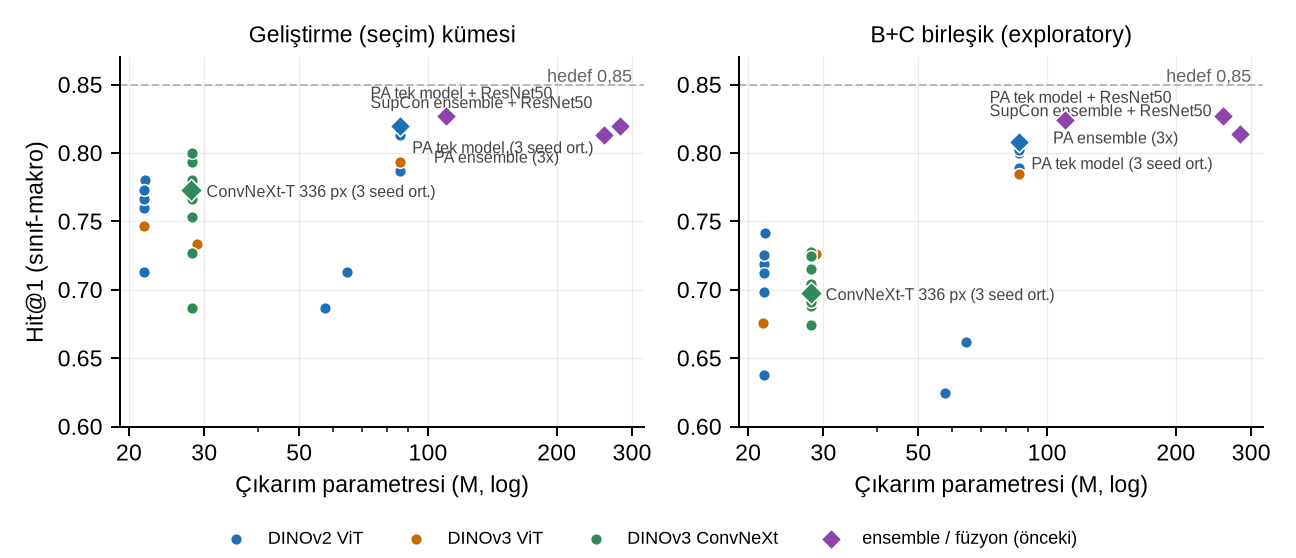
#> input picture report/figs/P1_params_vs_hit1.png, 1296 x 558 px
$ python -i hand_images.py   (imports and definitions only)   (older library calls are emulated)
#> lines starting #> are read from the running program, lines starting #| are printed output that depends on the picture
"""Hand-crafted feature MAPS rendered as 3-channel images, to be fed to the frozen ResNet50 (EXTENSION track)."""
from __future__ import annotations

import cv2
import numpy as np
from skimage.feature import local_binary_pattern


def _norm(a):
    lo, hi = np.percentile(a, 1), np.percentile(a, 99)
    return np.clip((a - lo) / max(hi - lo, 1e-6), 0, 1)


def _u8(ch):
    return (np.stack(ch, -1) * 255).astype(np.uint8)


def v_lbp(rgb):
    g = cv2.cvtColor(rgb, cv2.COLOR_RGB2GRAY)
    return _u8([local_binary_pattern(g, 8, 1, "uniform") / 9.0, local_binary_pattern(g, 16, 2, "uniform") / 17.0, g / 255.0])


def v_gabor(rgb):
    g = cv2.cvtColor(rgb, cv2.COLOR_RGB2GRAY).astype(np.float32) / 255
    ch = [_norm(np.abs(cv2.filter2D(g, -1, cv2.getGaborKernel((21, 21), 4.0, t, 8.0, 0.5)))) for t in (0, np.pi / 3, 2 * np.pi / 3)]
    return _u8(ch)


def v_lab(rgb):
    return cv2.cvtColor(rgb, cv2.COLOR_RGB2LAB)


def v_hsv(rgb):
    return cv2.cvtColor(rgb, cv2.COLOR_RGB2HSV)


def v_grad(rgb):
    g = cv2.cvtColor(rgb, cv2.COLOR_RGB2GRAY).astype(np.float32)
    mag = np.hypot(cv2.Sobel(g, cv2.CV_32F, 1, 0), cv2.Sobel(g, cv2.CV_32F, 0, 1))
    return _u8([_norm(mag), _norm(np.abs(cv2.Laplacian(g, cv2.CV_32F))), g / 255.0])


def v_veg(rgb):
    f = rgb.astype(np.float32) + 1e-3
    s = f.sum(2)
    r, g, b = f[..., 0] / s, f[..., 1] / s, f[..., 2] / s
    return _u8([_norm(2 * g - r - b), _norm(1.4 * r - g), _norm((g - b) / (g + b + 1e-6))])


def v_clahe(rgb):
    lab = cv2.cvtColor(rgb, cv2.COLOR_RGB2LAB)
    lab[..., 0] = cv2.createCLAHE(clipLimit=3.0, tileGridSize=(8, 8)).apply(lab[..., 0])
    return cv2.cvtColor(lab, cv2.COLOR_LAB2RGB)


VARIANTS = {"lbp": v_lbp, "gabor": v_gabor, "lab": v_lab, "hsv": v_hsv, "grad": v_grad, "veg": v_veg, "clahe": v_clahe}

>>> import cv2
>>> picture = cv2.cvtColor(cv2.imread('../../report/figs/P1_params_vs_hit1.png'), cv2.COLOR_BGR2RGB)
>>> result = v_grad(picture)
#> in v_grad, `mag = np.hypot(cv2.Sobel(g, cv2.CV_32F, 1, 0), cv2.Sobel(g, cv2.CV_32F..`:
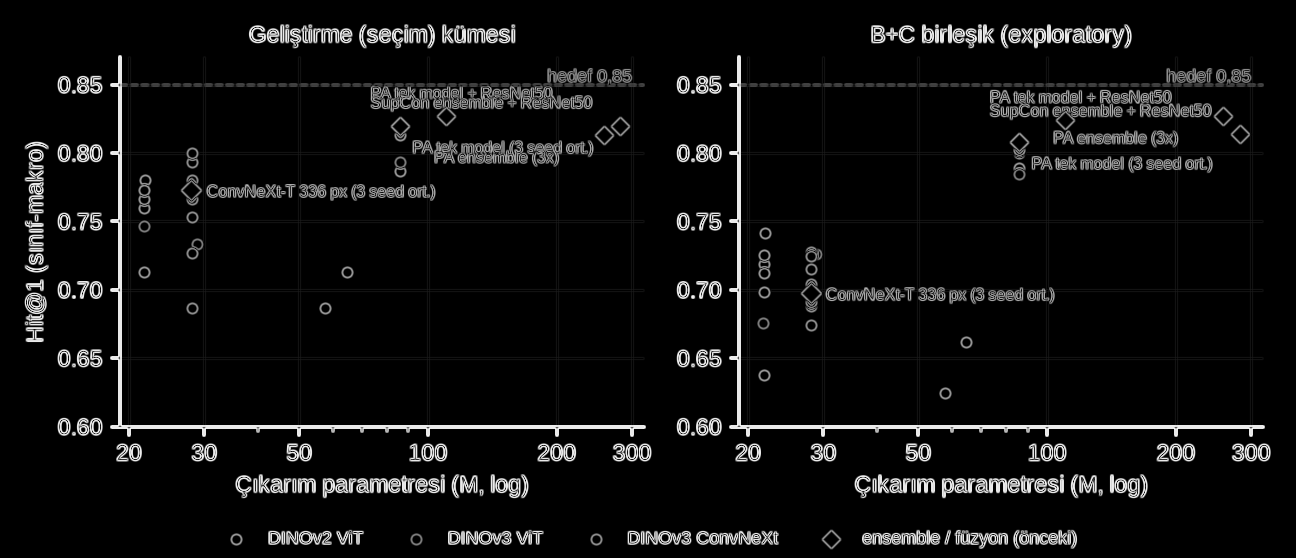
#> mag: shape (558, 1296) float32; min 0, max 1107.4, mean 62.5; drawn with min black and max white
#> in _norm, `lo, hi = np.percentile(a, 1), np.percentile(a, 99)`: lo = 0; hi = 1020
#> in _norm (call 2), `lo, hi = np.percentile(a, 1), np.percentile(a, 99)`: hi = 295
#> in _norm (call 2), `lo, hi = np.percentile(a, 1), np.percentile(a, 99)`:
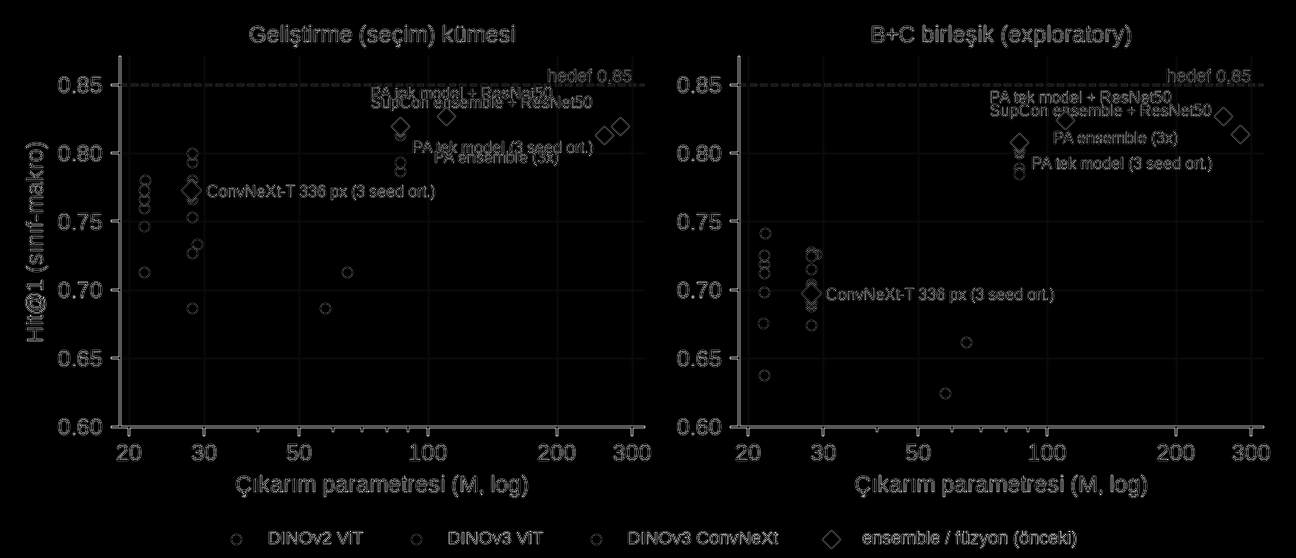
#> a: shape (558, 1296) float32; min 0, max 740, mean 17.3; drawn with min black and max white
#> in _norm (call 2), `return np.clip((a - lo) / max(hi - lo, 1e-6), 0, 1)`:
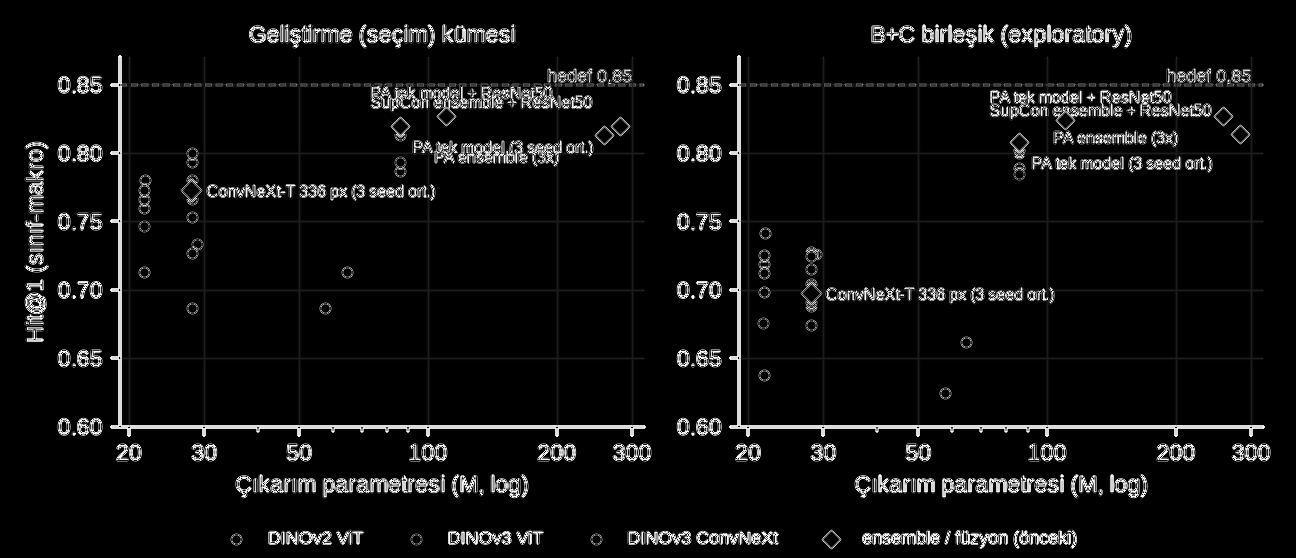
#> returned value: shape (558, 1296) float32; min 0, max 1, mean 0.0563
#> in _u8, `return (np.stack(ch, -1) * 255).astype(np.uint8)`:
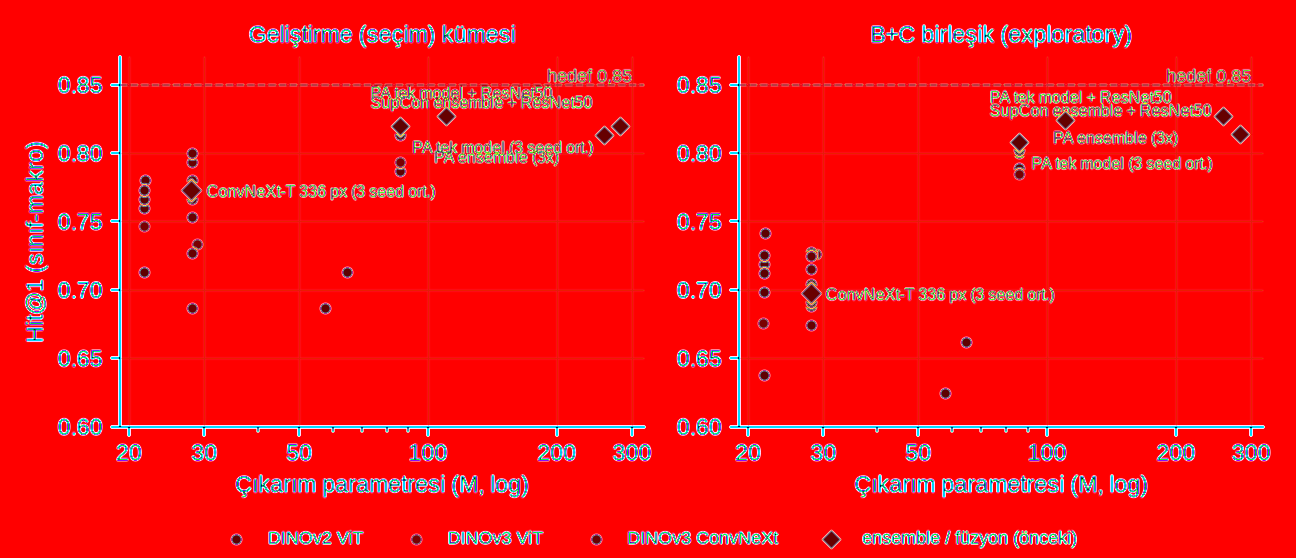
#> returned value: shape (558, 1296, 3); mean of channels 0, 1, 2 15.5, 14.3, 245.8; drawn as B, G, R

$ run again, on report/figs/class_hist.png
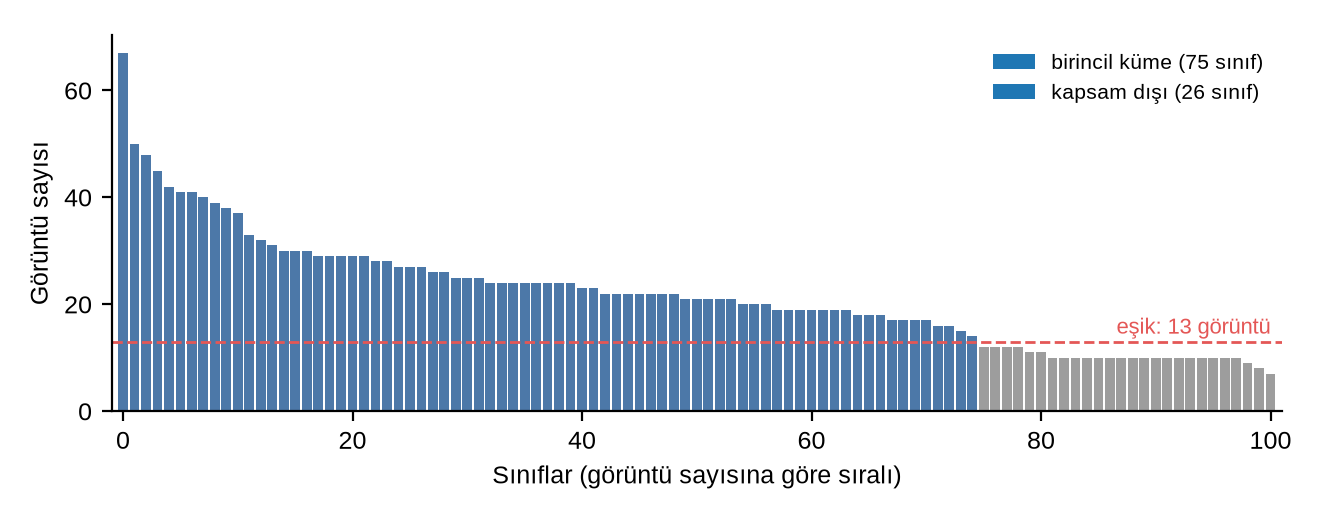
#> input picture report/figs/class_hist.png, 1320 x 520 px
#> in v_grad, `mag = np.hypot(cv2.Sobel(g, cv2.CV_32F, 1, 0), cv2.Sobel(g, cv2.CV_32F..`:
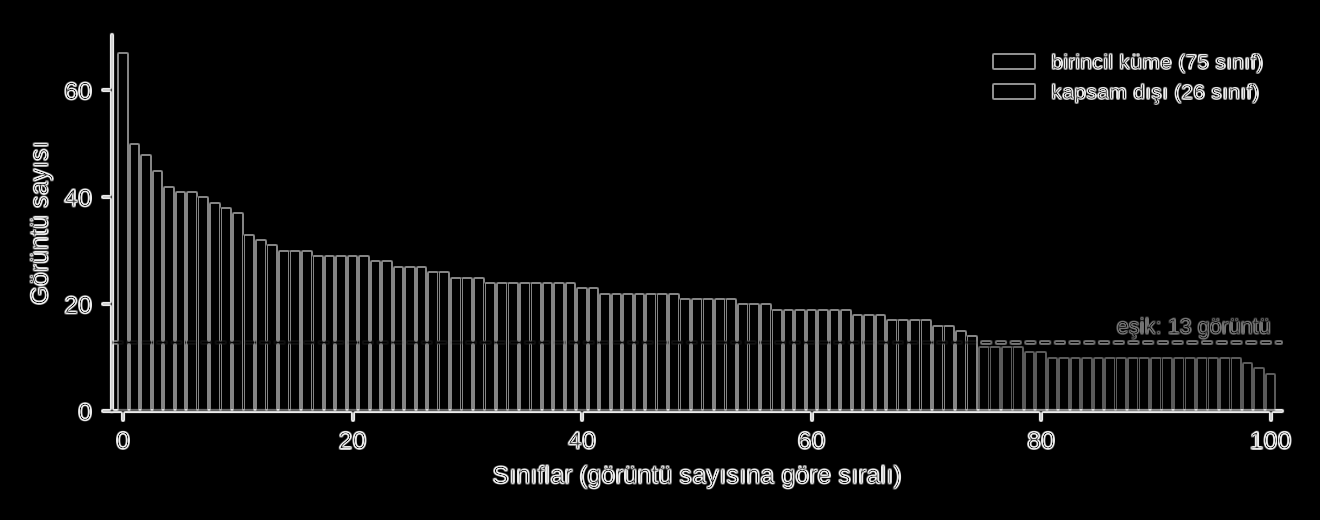
#> mag: shape (520, 1320) float32; min 0, max 1098.8, mean 59.7; drawn with min black and max white
#> lo = 0; hi = 955.3
#> in _u8, `return (np.stack(ch, -1) * 255).astype(np.uint8)`:
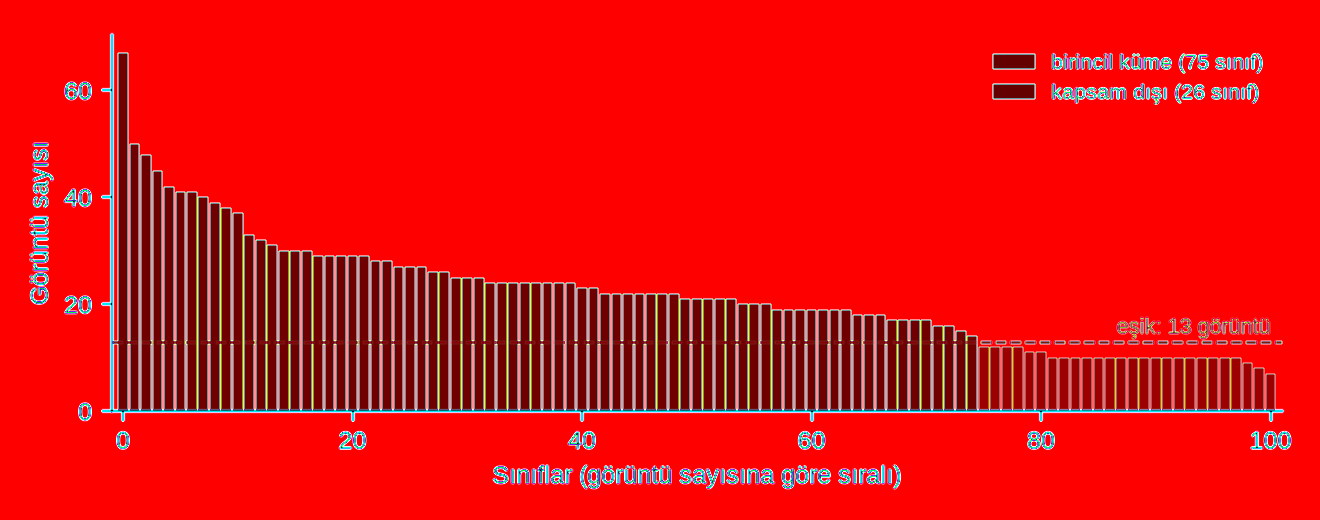
#> returned value: shape (520, 1320, 3); mean of channels 0, 1, 2 15.7, 15.8, 227.9; drawn as B, G, R

$ run again, on report/figs/generalisation.png
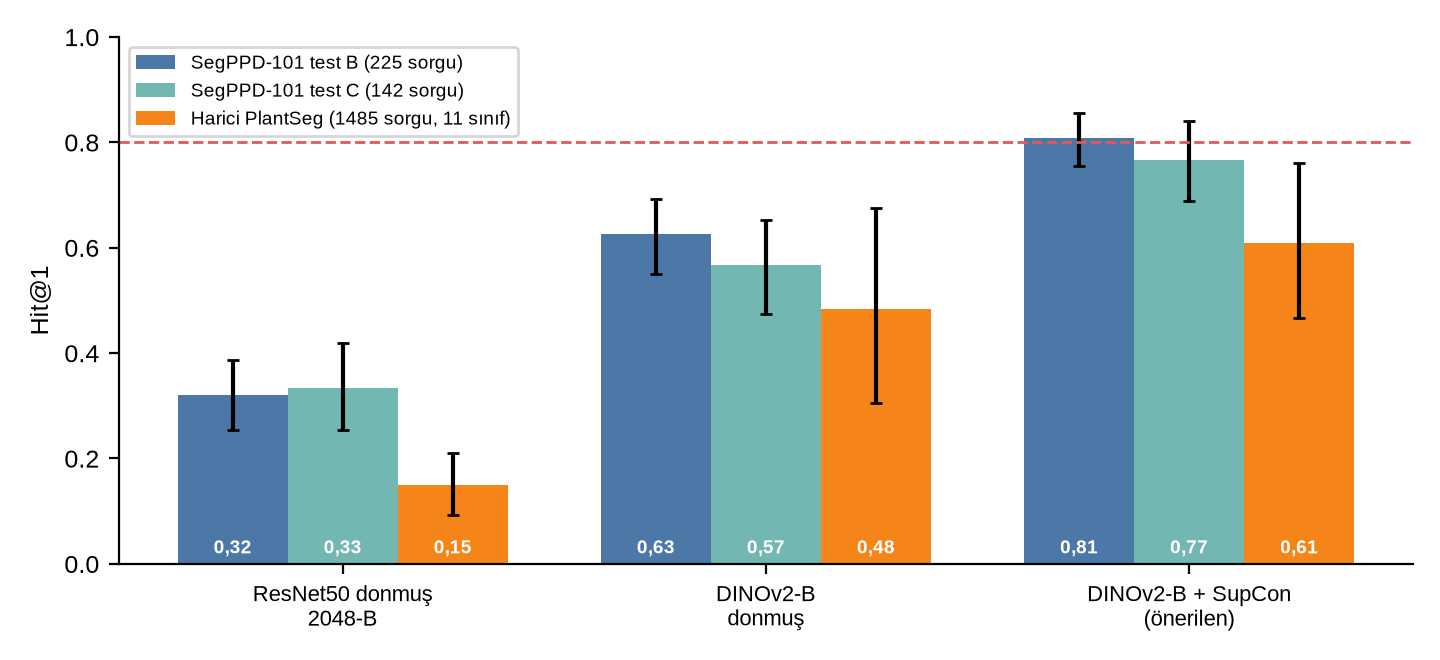
#> input picture report/figs/generalisation.png, 1440 x 660 px
#> in v_grad, `mag = np.hypot(cv2.Sobel(g, cv2.CV_32F, 1, 0), cv2.Sobel(g, cv2.CV_32F..`:
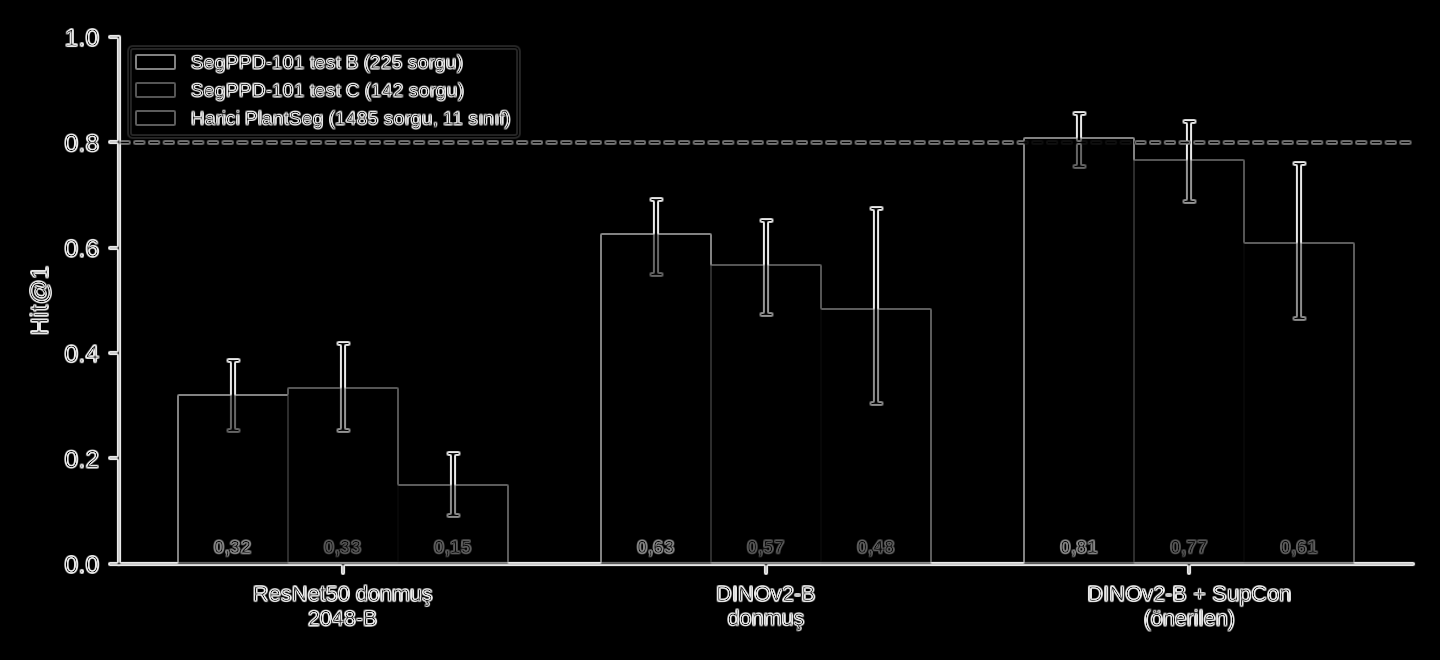
#> mag: shape (660, 1440) float32; min 0, max 1113.5, mean 33.5; drawn with min black and max white
#> lo = 0; hi = 942.2
#> in _u8, `return (np.stack(ch, -1) * 255).astype(np.uint8)`:
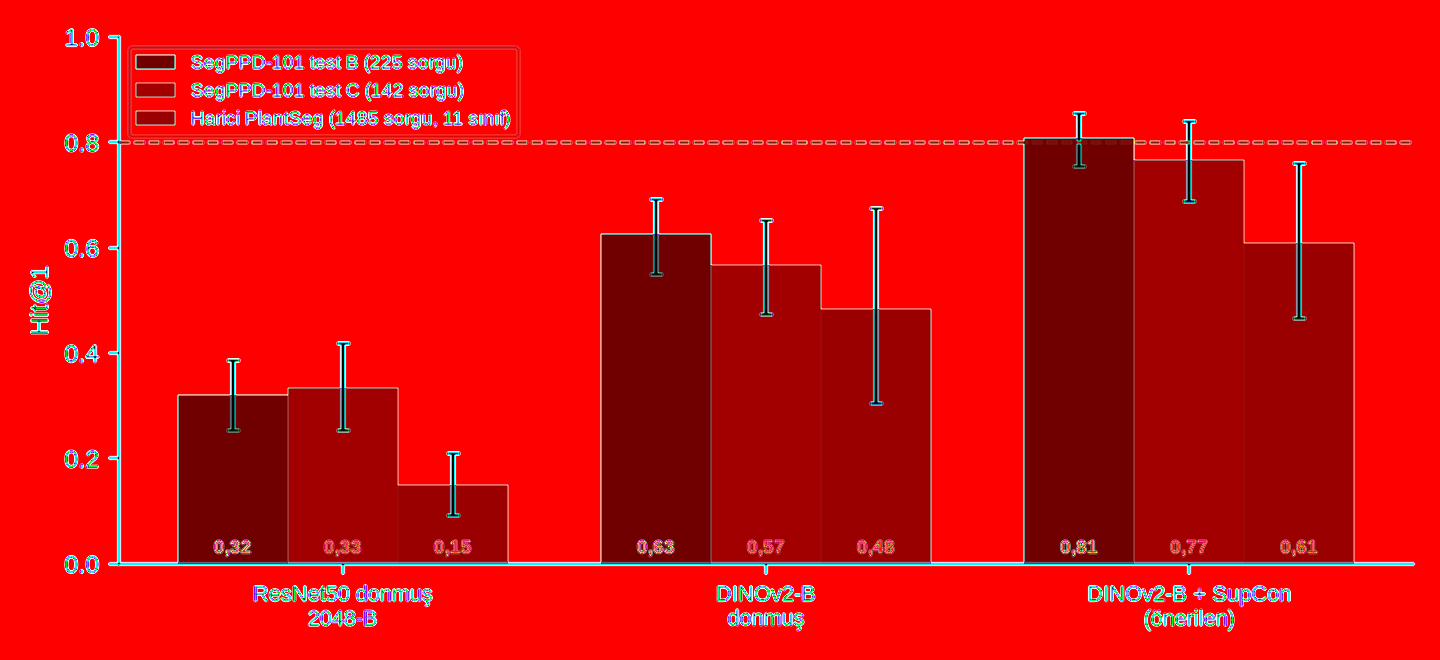
#> returned value: shape (660, 1440, 3); mean of channels 0, 1, 2 8.8, 8.6, 218.2; drawn as B, G, R
